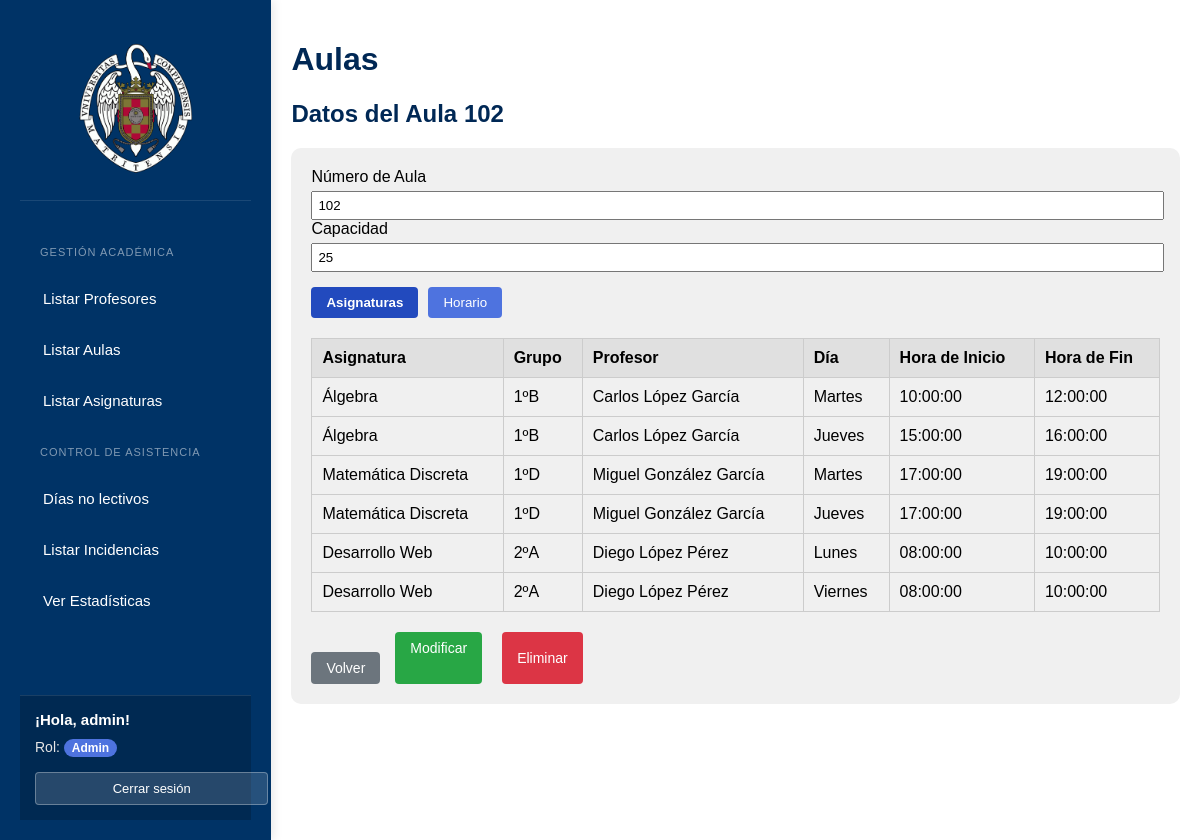
/VerDatosAula.php?id=2 (signed in), run on the app's committed database.
### tables this page shows
CREATE TABLE `aulas` (
  `id` int(11) NOT NULL,
  `numero_aula` int(11) NOT NULL,
  `capacidad` int(11) NOT NULL
);

CREATE TABLE `horarios` (
  `id` int(11) NOT NULL,
  `asignatura_id` int(11) NOT NULL,
  `dia_semana` enum('Lunes','Martes','Miércoles','Jueves','Viernes','Sábado','Domingo') NOT NULL,
  `hora_inicio` time NOT NULL,
  `hora_fin` time NOT NULL
);

CREATE TABLE `asignaturas` (
  `id` int(11) NOT NULL,
  `profesor_id` int(11) NOT NULL,
  `aula_id` int(11) NOT NULL,
  `nombre_asignatura` varchar(100) NOT NULL,
  `grupo` varchar(10) DEFAULT NULL
);

### VerDatosAula.php (the view, shortened to what this page needs)
<!DOCTYPE html>
<html lang="es">
<head>
    <link rel="stylesheet" href="stylesDatos.css">
</head>
<body>
    <?php
    include("php/conexion.php");
    if (isset($_GET['id']) && is_numeric($_GET['id'])) {
        $aula_id = intval($_GET['id']);
        $query_aula = "SELECT * FROM aulas WHERE id = ?";
        $stmt = $conn->prepare($query_aula);
        $stmt->bind_param("i", $aula_id);
        $stmt->execute();
        $result_aula = $stmt->get_result();
        if ($result_aula->num_rows > 0) {
            $aula = $result_aula->fetch_assoc();
        } else {
            die("Aula no encontrada.");
        }
        $query_asignaturas = "
            SELECT a.nombre_asignatura,
                   a.grupo,
                   CONCAT(p.nombre, ' ', p.apellidos) AS profesor_nombre,
                   h.dia_semana,
                   h.hora_inicio,
                   h.hora_fin
            FROM asignaturas a
            JOIN profesores p ON a.profesor_id = p.id
            LEFT JOIN horarios h ON a.id = h.asignatura_id
            WHERE a.aula_id = ?";
        $stmt = $conn->prepare($query_asignaturas);
        $stmt->bind_param("i", $aula_id);
        $stmt->execute();
        $result_asignaturas = $stmt->get_result();
        $asignaturas_list = [];
        if ($result_asignaturas && $result_asignaturas->num_rows > 0) {
            while ($row = $result_asignaturas->fetch_assoc()) {
                $asignaturas_list[] = $row;
            }
        }
    } else {
        die("ID del aula no especificado o inválido.");
    }
    ?>
    <div class="container">
        <?php include("php/sidebar.php"); ?>
        <main class="content">
            <h1>Aulas</h1>
            <h2>Datos del Aula <?php echo htmlspecialchars($aula['numero_aula']); ?></h2>
            <div class="form-container">
                <div class="form-group">
                    <label for="numero-aula">Número de Aula</label>
                    <input type="text" id="numero-aula" value="<?php echo htmlspecialchars($aula['numero_aula']); ?>" readonly>
                    <label for="capacidad">Capacidad</label>
                    <input type="text" id="capacidad" value="<?php echo htmlspecialchars($aula['capacidad']); ?>" readonly>
                </div>
                <div class="info-buttons">
                    <button type="button" id="btn-asignaturas" class="info-btn active" onclick="mostrarSeccion('asignaturas')">Asignaturas</button>
                    <button type="button" id="btn-horario" class="info-btn" onclick="mostrarSeccion('horario')">Horario</button>
                </div>
                <div id="seccion-asignaturas" class="info-section">
                    <table class="data-table">
                        <thead>
                            <tr>
                                <th>Asignatura</th>
                                <th>Grupo</th>
                                <th>Profesor</th>
                                <th>Día</th>
                                <th>Hora de Inicio</th>
                                <th>Hora de Fin</th>
                            </tr>
                        </thead>
                        <tbody>
                            <?php
                            if (!empty($asignaturas_list)) {
                                foreach ($asignaturas_list as $asignatura) {
                                    echo "<tr>";
                                    echo "<td>" . htmlspecialchars($asignatura['nombre_asignatura']) . "</td>";
                                    echo "<td>" . htmlspecialchars($asignatura['grupo']) . "</td>";
                                    echo "<td>" . htmlspecialchars($asignatura['profesor_nombre']) . "</td>";
                                    echo "<td>" . htmlspecialchars($asignatura['dia_semana'] ?? '-') . "</td>";
                                    echo "<td>" . htmlspecialchars($asignatura['hora_inicio'] ?? '-') . "</td>";
                                    echo "<td>" . htmlspecialchars($asignatura['hora_fin'] ?? '-') . "</td>";
                                    echo "</tr>";
                                }
                            } else {
                                echo "<tr><td colspan='6'>No hay asignaturas registradas para este aula.</td></tr>";
                            }
                            ?>
                        </tbody>
                    </table>
                </div>
                <div class="action-buttons">
                    <button type="button" class="volver" onclick="window.location.href='ListadoAulas.php'">Volver</button>
                    <?php if (isset($_SESSION['rol']) && in_array($_SESSION['rol'], ['admin', 'editor'])): ?>
                    <a href="ModificarAula.php?id=<?php echo $aula_id; ?>" class="edit-btn">Modificar</a>
                    <?php endif; ?>
                    <?php if (isset($_SESSION['rol']) && $_SESSION['rol'] === 'admin'): ?>
                    <button type="button" class="delete-btn" onclick="confirmarEliminacion(<?php echo $aula_id; ?>)">Eliminar</button>
                    <?php endif; ?>
                </div>
            </div>
        </main>
    </div>
</body>
</html>

### stylesDatos.css (style rules this page uses)
body { font-family: Arial, sans-serif; margin: 0; padding: 0; display: flex; height: 100vh; }
.container { display: flex; width: 100%; height: 100%; }
.content { width: 80%; padding: 20px; }
h1, h2 { color: #002855; }
.form-container { background-color: #f0f0f0; padding: 20px; border-radius: 10px; }
.form-group { margin-bottom: 15px; }
.form-group label { display: block; margin-bottom: 5px; }
.form-group input { width: calc(100% - 10px); padding: 5px; }
.data-table { width: 100%; border-collapse: collapse; margin-top: 20px; }
.data-table th, .data-table td { border: 1px solid #ccc; padding: 10px; text-align: left; }
.data-table th { background-color: #e0e0e0; }
button { background-color: #007bff; color: white; border: none; padding: 10px 15px; cursor: pointer; }
.volver { margin-top: 20px; }
.view-btn, .edit-btn, .delete-btn { background-color: #007bff; color: white; border: none; padding: 5px 10px; margin: 0 5px; border-radius: 5px; cursor: pointer; }
.edit-btn { background-color: #ffc107; }
.delete-btn { background-color: #dc3545; }

### VerDatosAula.php (style rules this page uses)
.action-buttons { display: flex; margin-top: 20px; gap: 10px; }
.action-buttons button, .action-buttons a { padding: 8px 15px; text-decoration: none; border: none; border-radius: 4px; cursor: pointer; color: white; display: inline-block; text-align: center; font-size: 14px; }
.volver { background-color: #6c757d; }
.edit-btn { background-color: #28a745; }
.delete-btn { background-color: #dc3545; }
.info-buttons { display: flex; margin-bottom: 15px; gap: 10px; }
.info-btn { padding: 8px 15px; background-color: #4e73df; color: white; border: none; border-radius: 4px; cursor: pointer; }
.info-btn.active { background-color: #224abe; font-weight: bold; }

### data on the page
aulas: numero_aula "102", capacidad "25"
horarios: asignatura.nombre_asignatura "Álgebra", asignatura.grupo "1ºB", profesor_nombre "Carlos López García", dia_semana "Martes", hora_inicio "10:00:00", hora_fin "12:00:00"
horarios: asignatura.nombre_asignatura "Álgebra", asignatura.grupo "1ºB", profesor_nombre "Carlos López García", dia_semana "Jueves", hora_inicio "15:00:00", hora_fin "16:00:00"
horarios: asignatura.nombre_asignatura "Matemática Discreta", asignatura.grupo "1ºD", profesor_nombre "Miguel González García", dia_semana "Martes", hora_inicio "17:00:00", hora_fin "19:00:00"
horarios: asignatura.nombre_asignatura "Matemática Discreta", asignatura.grupo "1ºD", profesor_nombre "Miguel González García", dia_semana "Jueves", hora_inicio "17:00:00", hora_fin "19:00:00"
horarios: asignatura.nombre_asignatura "Desarrollo Web", asignatura.grupo "2ºA", profesor_nombre "Diego López Pérez", dia_semana "Lunes", hora_inicio "08:00:00", hora_fin "10:00:00"
horarios: asignatura.nombre_asignatura "Desarrollo Web", asignatura.grupo "2ºA", profesor_nombre "Diego López Pérez", dia_semana "Viernes", hora_inicio "08:00:00", hora_fin "10:00:00"

### other printed values
$_SESSION['username'] "admin"
$_SESSION['rol'] "Admin"
